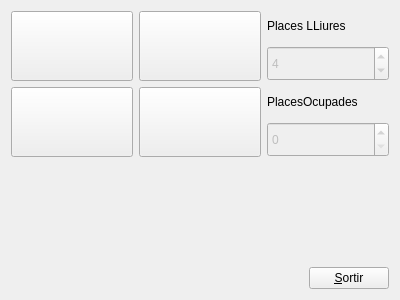
<?xml version="1.0" encoding="UTF-8"?>
<ui version="4.0">
 <class>my_widget</class>
 <widget class="QWidget" name="my_widget">
  <property name="geometry">
   <rect>
    <x>0</x>
    <y>0</y>
    <width>400</width>
    <height>300</height>
   </rect>
  </property>
  <property name="windowTitle">
   <string>my_widget</string>
  </property>
  <layout class="QVBoxLayout" name="verticalLayout_4">
   <item>
    <layout class="QHBoxLayout" name="horizontalLayout_2">
     <property name="sizeConstraint">
      <enum>QLayout::SetMinimumSize</enum>
     </property>
     <item>
      <layout class="QVBoxLayout" name="verticalLayout_3">
       <item>
        <widget class="my_button" name="pushButton">
         <property name="sizePolicy">
          <sizepolicy hsizetype="Minimum" vsizetype="Fixed">
           <horstretch>0</horstretch>
           <verstretch>0</verstretch>
          </sizepolicy>
         </property>
         <property name="minimumSize">
          <size>
           <width>0</width>
           <height>70</height>
          </size>
         </property>
         <property name="text">
          <string/>
         </property>
        </widget>
       </item>
       <item>
        <widget class="my_button" name="pushButton_2">
         <property name="sizePolicy">
          <sizepolicy hsizetype="Minimum" vsizetype="Fixed">
           <horstretch>0</horstretch>
           <verstretch>0</verstretch>
          </sizepolicy>
         </property>
         <property name="minimumSize">
          <size>
           <width>0</width>
           <height>70</height>
          </size>
         </property>
         <property name="text">
          <string/>
         </property>
        </widget>
       </item>
      </layout>
     </item>
     <item>
      <layout class="QVBoxLayout" name="verticalLayout_2">
       <item>
        <widget class="my_button" name="pushButton_3">
         <property name="sizePolicy">
          <sizepolicy hsizetype="Minimum" vsizetype="Fixed">
           <horstretch>0</horstretch>
           <verstretch>0</verstretch>
          </sizepolicy>
         </property>
         <property name="minimumSize">
          <size>
           <width>0</width>
           <height>70</height>
          </size>
         </property>
         <property name="text">
          <string/>
         </property>
        </widget>
       </item>
       <item>
        <widget class="my_button" name="pushButton_4">
         <property name="sizePolicy">
          <sizepolicy hsizetype="Minimum" vsizetype="Fixed">
           <horstretch>0</horstretch>
           <verstretch>0</verstretch>
          </sizepolicy>
         </property>
         <property name="minimumSize">
          <size>
           <width>0</width>
           <height>70</height>
          </size>
         </property>
         <property name="text">
          <string/>
         </property>
        </widget>
       </item>
      </layout>
     </item>
     <item>
      <layout class="QVBoxLayout" name="verticalLayout">
       <item>
        <widget class="QLabel" name="label">
         <property name="text">
          <string>Places LLiures</string>
         </property>
        </widget>
       </item>
       <item>
        <widget class="QSpinBox" name="spinBox">
         <property name="enabled">
          <bool>false</bool>
         </property>
         <property name="sizePolicy">
          <sizepolicy hsizetype="Minimum" vsizetype="Fixed">
           <horstretch>0</horstretch>
           <verstretch>0</verstretch>
          </sizepolicy>
         </property>
         <property name="minimumSize">
          <size>
           <width>0</width>
           <height>35</height>
          </size>
         </property>
         <property name="value">
          <number>4</number>
         </property>
        </widget>
       </item>
       <item>
        <widget class="QLabel" name="label_2">
         <property name="text">
          <string>PlacesOcupades</string>
         </property>
        </widget>
       </item>
       <item>
        <widget class="QSpinBox" name="spinBox_2">
         <property name="enabled">
          <bool>false</bool>
         </property>
         <property name="sizePolicy">
          <sizepolicy hsizetype="Minimum" vsizetype="Fixed">
           <horstretch>0</horstretch>
           <verstretch>0</verstretch>
          </sizepolicy>
         </property>
         <property name="minimumSize">
          <size>
           <width>0</width>
           <height>35</height>
          </size>
         </property>
        </widget>
       </item>
      </layout>
     </item>
    </layout>
   </item>
   <item>
    <spacer name="verticalSpacer">
     <property name="orientation">
      <enum>Qt::Vertical</enum>
     </property>
     <property name="sizeHint" stdset="0">
      <size>
       <width>20</width>
       <height>108</height>
      </size>
     </property>
    </spacer>
   </item>
   <item>
    <layout class="QHBoxLayout" name="horizontalLayout">
     <item>
      <spacer name="horizontalSpacer">
       <property name="orientation">
        <enum>Qt::Horizontal</enum>
       </property>
       <property name="sizeHint" stdset="0">
        <size>
         <width>258</width>
         <height>20</height>
        </size>
       </property>
      </spacer>
     </item>
     <item>
      <widget class="QPushButton" name="pushButton_5">
       <property name="text">
        <string>&amp;Sortir</string>
       </property>
      </widget>
     </item>
    </layout>
   </item>
  </layout>
 </widget>
 <layoutdefault spacing="6" margin="11"/>
 <customwidgets>
  <customwidget>
   <class>my_button</class>
   <extends>QPushButton</extends>
   <header>my_button.h</header>
   <slots>
    <signal>ocupat(int)</signal>
    <signal>lliures(int)</signal>
    <slot>changeState()</slot>
    <slot>getOcupats(int)</slot>
    <slot>getLliures(int)</slot>
   </slots>
  </customwidget>
 </customwidgets>
 <resources/>
 <connections>
  <connection>
   <sender>pushButton_5</sender>
   <signal>clicked()</signal>
   <receiver>my_widget</receiver>
   <slot>close()</slot>
   <hints>
    <hint type="sourcelabel">
     <x>365</x>
     <y>277</y>
    </hint>
    <hint type="destinationlabel">
     <x>314</x>
     <y>213</y>
    </hint>
   </hints>
  </connection>
  <connection>
   <sender>pushButton</sender>
   <signal>clicked()</signal>
   <receiver>pushButton</receiver>
   <slot>changeState()</slot>
   <hints>
    <hint type="sourcelabel">
     <x>37</x>
     <y>64</y>
    </hint>
    <hint type="destinationlabel">
     <x>48</x>
     <y>48</y>
    </hint>
   </hints>
  </connection>
  <connection>
   <sender>pushButton_3</sender>
   <signal>clicked()</signal>
   <receiver>pushButton_3</receiver>
   <slot>changeState()</slot>
   <hints>
    <hint type="sourcelabel">
     <x>173</x>
     <y>66</y>
    </hint>
    <hint type="destinationlabel">
     <x>182</x>
     <y>66</y>
    </hint>
   </hints>
  </connection>
  <connection>
   <sender>pushButton_2</sender>
   <signal>clicked()</signal>
   <receiver>pushButton_2</receiver>
   <slot>changeState()</slot>
   <hints>
    <hint type="sourcelabel">
     <x>60</x>
     <y>128</y>
    </hint>
    <hint type="destinationlabel">
     <x>67</x>
     <y>131</y>
    </hint>
   </hints>
  </connection>
  <connection>
   <sender>pushButton_4</sender>
   <signal>clicked()</signal>
   <receiver>pushButton_4</receiver>
   <slot>changeState()</slot>
   <hints>
    <hint type="sourcelabel">
     <x>166</x>
     <y>131</y>
    </hint>
    <hint type="destinationlabel">
     <x>193</x>
     <y>131</y>
    </hint>
   </hints>
  </connection>
  <connection>
   <sender>pushButton_4</sender>
   <signal>ocupat(int)</signal>
   <receiver>spinBox_2</receiver>
   <slot>setValue(int)</slot>
   <hints>
    <hint type="sourcelabel">
     <x>229</x>
     <y>117</y>
    </hint>
    <hint type="destinationlabel">
     <x>319</x>
     <y>125</y>
    </hint>
   </hints>
  </connection>
  <connection>
   <sender>pushButton_3</sender>
   <signal>ocupat(int)</signal>
   <receiver>spinBox_2</receiver>
   <slot>setValue(int)</slot>
   <hints>
    <hint type="sourcelabel">
     <x>232</x>
     <y>49</y>
    </hint>
    <hint type="destinationlabel">
     <x>307</x>
     <y>122</y>
    </hint>
   </hints>
  </connection>
  <connection>
   <sender>pushButton_2</sender>
   <signal>ocupat(int)</signal>
   <receiver>spinBox_2</receiver>
   <slot>setValue(int)</slot>
   <hints>
    <hint type="sourcelabel">
     <x>97</x>
     <y>126</y>
    </hint>
    <hint type="destinationlabel">
     <x>341</x>
     <y>122</y>
    </hint>
   </hints>
  </connection>
  <connection>
   <sender>pushButton</sender>
   <signal>ocupat(int)</signal>
   <receiver>spinBox_2</receiver>
   <slot>setValue(int)</slot>
   <hints>
    <hint type="sourcelabel">
     <x>100</x>
     <y>40</y>
    </hint>
    <hint type="destinationlabel">
     <x>327</x>
     <y>125</y>
    </hint>
   </hints>
  </connection>
  <connection>
   <sender>spinBox_2</sender>
   <signal>valueChanged(int)</signal>
   <receiver>pushButton_4</receiver>
   <slot>getOcupats(int)</slot>
   <hints>
    <hint type="sourcelabel">
     <x>342</x>
     <y>123</y>
    </hint>
    <hint type="destinationlabel">
     <x>195</x>
     <y>120</y>
    </hint>
   </hints>
  </connection>
  <connection>
   <sender>spinBox_2</sender>
   <signal>valueChanged(int)</signal>
   <receiver>pushButton_2</receiver>
   <slot>getOcupats(int)</slot>
   <hints>
    <hint type="sourcelabel">
     <x>368</x>
     <y>129</y>
    </hint>
    <hint type="destinationlabel">
     <x>64</x>
     <y>117</y>
    </hint>
   </hints>
  </connection>
  <connection>
   <sender>spinBox_2</sender>
   <signal>valueChanged(int)</signal>
   <receiver>pushButton_3</receiver>
   <slot>getOcupats(int)</slot>
   <hints>
    <hint type="sourcelabel">
     <x>387</x>
     <y>122</y>
    </hint>
    <hint type="destinationlabel">
     <x>229</x>
     <y>48</y>
    </hint>
   </hints>
  </connection>
  <connection>
   <sender>spinBox_2</sender>
   <signal>valueChanged(int)</signal>
   <receiver>pushButton</receiver>
   <slot>getOcupats(int)</slot>
   <hints>
    <hint type="sourcelabel">
     <x>357</x>
     <y>120</y>
    </hint>
    <hint type="destinationlabel">
     <x>88</x>
     <y>61</y>
    </hint>
   </hints>
  </connection>
  <connection>
   <sender>pushButton</sender>
   <signal>lliures(int)</signal>
   <receiver>spinBox</receiver>
   <slot>setValue(int)</slot>
   <hints>
    <hint type="sourcelabel">
     <x>120</x>
     <y>55</y>
    </hint>
    <hint type="destinationlabel">
     <x>297</x>
     <y>52</y>
    </hint>
   </hints>
  </connection>
  <connection>
   <sender>pushButton_3</sender>
   <signal>lliures(int)</signal>
   <receiver>spinBox</receiver>
   <slot>setValue(int)</slot>
   <hints>
    <hint type="sourcelabel">
     <x>212</x>
     <y>48</y>
    </hint>
    <hint type="destinationlabel">
     <x>284</x>
     <y>59</y>
    </hint>
   </hints>
  </connection>
  <connection>
   <sender>pushButton_2</sender>
   <signal>lliures(int)</signal>
   <receiver>spinBox</receiver>
   <slot>setValue(int)</slot>
   <hints>
    <hint type="sourcelabel">
     <x>81</x>
     <y>106</y>
    </hint>
    <hint type="destinationlabel">
     <x>327</x>
     <y>54</y>
    </hint>
   </hints>
  </connection>
  <connection>
   <sender>pushButton_4</sender>
   <signal>lliures(int)</signal>
   <receiver>spinBox</receiver>
   <slot>setValue(int)</slot>
   <hints>
    <hint type="sourcelabel">
     <x>230</x>
     <y>103</y>
    </hint>
    <hint type="destinationlabel">
     <x>297</x>
     <y>63</y>
    </hint>
   </hints>
  </connection>
  <connection>
   <sender>spinBox</sender>
   <signal>valueChanged(int)</signal>
   <receiver>pushButton_3</receiver>
   <slot>getLliures(int)</slot>
   <hints>
    <hint type="sourcelabel">
     <x>361</x>
     <y>55</y>
    </hint>
    <hint type="destinationlabel">
     <x>248</x>
     <y>49</y>
    </hint>
   </hints>
  </connection>
  <connection>
   <sender>spinBox</sender>
   <signal>valueChanged(int)</signal>
   <receiver>pushButton_4</receiver>
   <slot>getLliures(int)</slot>
   <hints>
    <hint type="sourcelabel">
     <x>324</x>
     <y>57</y>
    </hint>
    <hint type="destinationlabel">
     <x>230</x>
     <y>100</y>
    </hint>
   </hints>
  </connection>
  <connection>
   <sender>spinBox</sender>
   <signal>valueChanged(int)</signal>
   <receiver>pushButton</receiver>
   <slot>getLliures(int)</slot>
   <hints>
    <hint type="sourcelabel">
     <x>363</x>
     <y>58</y>
    </hint>
    <hint type="destinationlabel">
     <x>99</x>
     <y>36</y>
    </hint>
   </hints>
  </connection>
  <connection>
   <sender>spinBox</sender>
   <signal>valueChanged(int)</signal>
   <receiver>pushButton_2</receiver>
   <slot>getLliures(int)</slot>
   <hints>
    <hint type="sourcelabel">
     <x>340</x>
     <y>52</y>
    </hint>
    <hint type="destinationlabel">
     <x>116</x>
     <y>94</y>
    </hint>
   </hints>
  </connection>
 </connections>
</ui>
